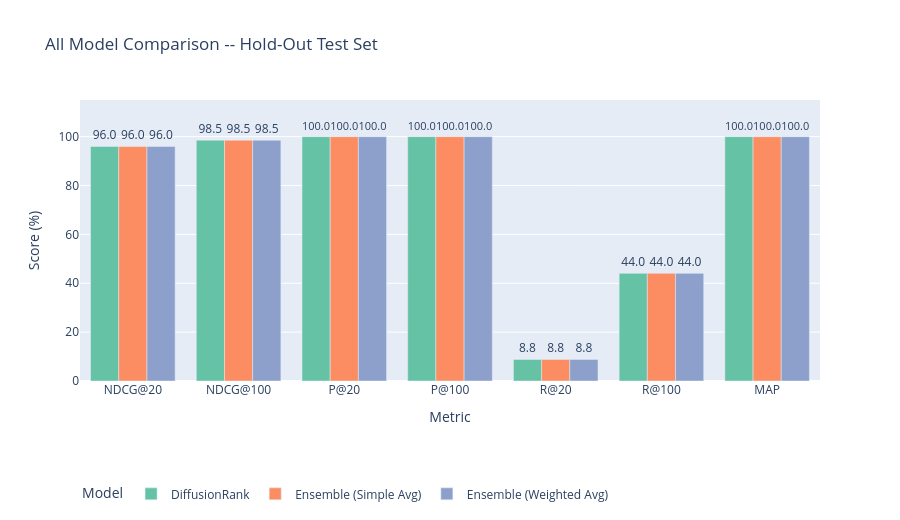
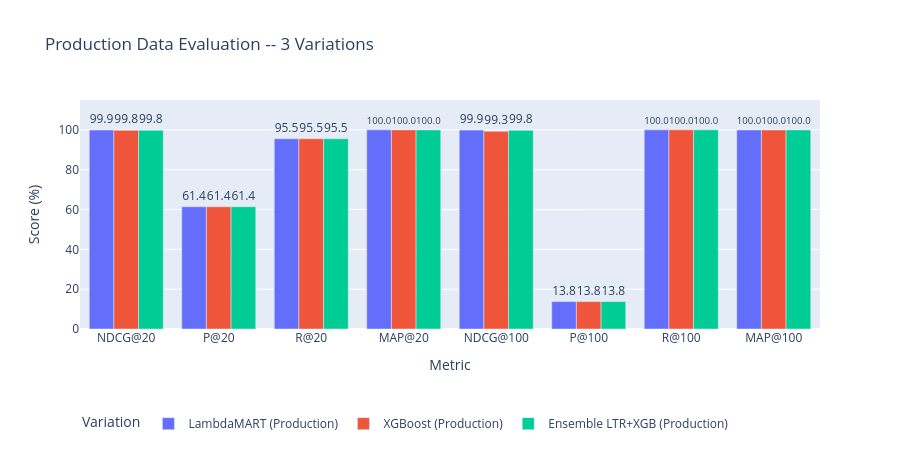

Write notebook code for charts like these, in order.
### Markdown cell above
## 10. Visualisation & Reporting

Bar chart comparing all models across key metrics; heatmap of cross-strategy results for academic summary.

### Code cell
# 1. Bar chart: All Model Review (Hold-Out)
if not review_df.empty:
    plot_cols = [c for c in ['NDCG@20','NDCG@100','P@20','P@100','R@20','R@100','MAP'] if c in review_df.columns]
    plot_data = []
    for model in review_df.index:
        for metric in plot_cols:
            plot_data.append({'Model': model, 'Metric': metric,
                              'Score (%)': review_df.loc[model, metric]})
    fig_bar = px.bar(
        pd.DataFrame(plot_data), x='Metric', y='Score (%)', color='Model',
        barmode='group', title='All Model Comparison -- Hold-Out Test Set',
        text='Score (%)', color_discrete_sequence=px.colors.qualitative.Set2, height=520,
    )
    fig_bar.update_traces(texttemplate='%{text:.1f}', textposition='outside')
    fig_bar.update_layout(yaxis_range=[0, 115], legend=dict(orientation='h', y=-0.35))
    bar_path = project_root / 'outputs' / 'plots' / 'step5_all_model_comparison.html'
    fig_bar.write_html(str(bar_path))
    fig_bar.show()
    print(f'[OK] Bar chart saved: {bar_path.name}')

# 2. Heatmap: Cross-Strategy (LambdaMART)
if not cross_df.empty:
    fig, ax = plt.subplots(figsize=(11, 3))
    sns.heatmap(cross_df.astype(float), annot=True, fmt='.1f', cmap='YlGnBu',
                linewidths=0.5, ax=ax, cbar_kws={'label': 'Score (%)'})
    ax.set_title('LambdaMART -- Cross-Strategy Metric Heatmap (%)', fontsize=13, pad=12)
    ax.set_xlabel('')
    ax.set_ylabel('Evaluation Strategy')
    plt.tight_layout()
    hm_path = project_root / 'outputs' / 'plots' / 'step5_cross_strategy_heatmap.png'
    fig.savefig(str(hm_path), dpi=150, bbox_inches='tight')
    plt.show()
    print(f'[OK] Heatmap saved: {hm_path.name}')

# 3. Production bar chart
if not prod_report.empty:
    prod_cols = [c for c in prod_report.columns if any(m in c for m in ['NDCG','P@','MAP','R@'])]
    prod_data = []
    for model in prod_report.index:
        for metric in prod_cols:
            prod_data.append({'Variation': model, 'Metric': metric,
                              'Score (%)': prod_report.loc[model, metric]})
    fig_prod = px.bar(
        pd.DataFrame(prod_data), x='Metric', y='Score (%)', color='Variation',
        barmode='group', title='Production Data Evaluation -- 3 Variations',
        text='Score (%)', height=450,
    )
    fig_prod.update_traces(texttemplate='%{text:.1f}', textposition='outside')
    fig_prod.update_layout(yaxis_range=[0, 115], legend=dict(orientation='h', y=-0.35))
    prod_html = project_root / 'outputs' / 'plots' / 'step5_production_evaluation.html'
    fig_prod.write_html(str(prod_html))
    fig_prod.show()
    print(f'[OK] Production chart saved: {prod_html.name}')

### Figure 1 — Plotly figure (JSON) as saved in the notebook; plotly's stock layout.template omitted (floating-point values rounded to 4 significant figures)
{"data": [{"alignmentgroup": "True", "hovertemplate": "Model=DiffusionRank<br>Metric=%{x}<br>Score (%)=%{text}<extra></extra>", "legendgroup": "DiffusionRank", "marker": {"color": "rgb(102,194,165)", "pattern": {"shape": ""}}, "name": "DiffusionRank", "offsetgroup": "DiffusionRank", "orientation": "v", "showlegend": true, "text": [95.98, 98.55, 100.0, 100.0, 8.81, 44.05, 100.0], "textposition": "outside", "texttemplate": "%{text:.1f}", "type": "bar", "x": ["NDCG@20", "NDCG@100", "P@20", "P@100", "R@20", "R@100", "MAP"], "xaxis": "x", "y": [95.98, 98.55, 100.0, 100.0, 8.81, 44.05, 100.0], "yaxis": "y"}, {"alignmentgroup": "True", "hovertemplate": "Model=Ensemble (Simple Avg)<br>Metric=%{x}<br>Score (%)=%{text}<extra></extra>", "legendgroup": "Ensemble (Simple Avg)", "marker": {"color": "rgb(252,141,98)", "pattern": {"shape": ""}}, "name": "Ensemble (Simple Avg)", "offsetgroup": "Ensemble (Simple Avg)", "orientation": "v", "showlegend": true, "text": [95.98, 98.55, 100.0, 100.0, 8.81, 44.05, 99.98], "textposition": "outside", "texttemplate": "%{text:.1f}", "type": "bar", "x": ["NDCG@20", "NDCG@100", "P@20", "P@100", "R@20", "R@100", "MAP"], "xaxis": "x", "y": [95.98, 98.55, 100.0, 100.0, 8.81, 44.05, 99.98], "yaxis": "y"}, {"alignmentgroup": "True", "hovertemplate": "Model=Ensemble (Weighted Avg)<br>Metric=%{x}<br>Score (%)=%{text}<extra></extra>", "legendgroup": "Ensemble (Weighted Avg)", "marker": {"color": "rgb(141,160,203)", "pattern": {"shape": ""}}, "name": "Ensemble (Weighted Avg)", "offsetgroup": "Ensemble (Weighted Avg)", "orientation": "v", "showlegend": true, "text": [95.98, 98.55, 100.0, 100.0, 8.81, 44.05, 99.98], "textposition": "outside", "texttemplate": "%{text:.1f}", "type": "bar", "x": ["NDCG@20", "NDCG@100", "P@20", "P@100", "R@20", "R@100", "MAP"], "xaxis": "x", "y": [95.98, 98.55, 100.0, 100.0, 8.81, 44.05, 99.98], "yaxis": "y"}], "layout": {"barmode": "group", "height": 520, "legend": {"orientation": "h", "title": {"text": "Model"}, "tracegroupgap": 0, "y": -0.35}, "title": {"text": "All Model Comparison -- Hold-Out Test Set"}, "xaxis": {"anchor": "y", "domain": [0, 1], "title": {"text": "Metric"}}, "yaxis": {"anchor": "x", "domain": [0, 1], "range": [0, 115], "title": {"text": "Score (%)"}}}}

### Figure 2 — Plotly figure (JSON) as saved in the notebook; plotly's stock layout.template omitted (floating-point values rounded to 4 significant figures)
{"data": [{"alignmentgroup": "True", "hovertemplate": "Variation=LambdaMART (Production)<br>Metric=%{x}<br>Score (%)=%{text}<extra></extra>", "legendgroup": "LambdaMART (Production)", "marker": {"color": "#636efa", "pattern": {"shape": ""}}, "name": "LambdaMART (Production)", "offsetgroup": "LambdaMART (Production)", "orientation": "v", "showlegend": true, "text": [99.93, 61.39, 95.53, 100.0, 99.88, 13.76, 100.0, 99.98], "textposition": "outside", "texttemplate": "%{text:.1f}", "type": "bar", "x": ["NDCG@20", "P@20", "R@20", "MAP@20", "NDCG@100", "P@100", "R@100", "MAP@100"], "xaxis": "x", "y": [99.93, 61.39, 95.53, 100.0, 99.88, 13.76, 100.0, 99.98], "yaxis": "y"}, {"alignmentgroup": "True", "hovertemplate": "Variation=XGBoost (Production)<br>Metric=%{x}<br>Score (%)=%{text}<extra></extra>", "legendgroup": "XGBoost (Production)", "marker": {"color": "#EF553B", "pattern": {"shape": ""}}, "name": "XGBoost (Production)", "offsetgroup": "XGBoost (Production)", "orientation": "v", "showlegend": true, "text": [99.75, 61.39, 95.53, 99.99, 99.25, 13.76, 100.0, 99.97], "textposition": "outside", "texttemplate": "%{text:.1f}", "type": "bar", "x": ["NDCG@20", "P@20", "R@20", "MAP@20", "NDCG@100", "P@100", "R@100", "MAP@100"], "xaxis": "x", "y": [99.75, 61.39, 95.53, 99.99, 99.25, 13.76, 100.0, 99.97], "yaxis": "y"}, {"alignmentgroup": "True", "hovertemplate": "Variation=Ensemble LTR+XGB (Production)<br>Metric=%{x}<br>Score (%)=%{text}<extra></extra>", "legendgroup": "Ensemble LTR+XGB (Production)", "marker": {"color": "#00cc96", "pattern": {"shape": ""}}, "name": "Ensemble LTR+XGB (Production)", "offsetgroup": "Ensemble LTR+XGB (Production)", "orientation": "v", "showlegend": true, "text": [99.79, 61.4, 95.55, 99.99, 99.76, 13.76, 100.0, 99.99], "textposition": "outside", "texttemplate": "%{text:.1f}", "type": "bar", "x": ["NDCG@20", "P@20", "R@20", "MAP@20", "NDCG@100", "P@100", "R@100", "MAP@100"], "xaxis": "x", "y": [99.79, 61.4, 95.55, 99.99, 99.76, 13.76, 100.0, 99.99], "yaxis": "y"}], "layout": {"barmode": "group", "height": 450, "legend": {"orientation": "h", "title": {"text": "Variation"}, "tracegroupgap": 0, "y": -0.35}, "title": {"text": "Production Data Evaluation -- 3 Variations"}, "xaxis": {"anchor": "y", "domain": [0, 1], "title": {"text": "Metric"}}, "yaxis": {"anchor": "x", "domain": [0, 1], "range": [0, 115], "title": {"text": "Score (%)"}}}}
